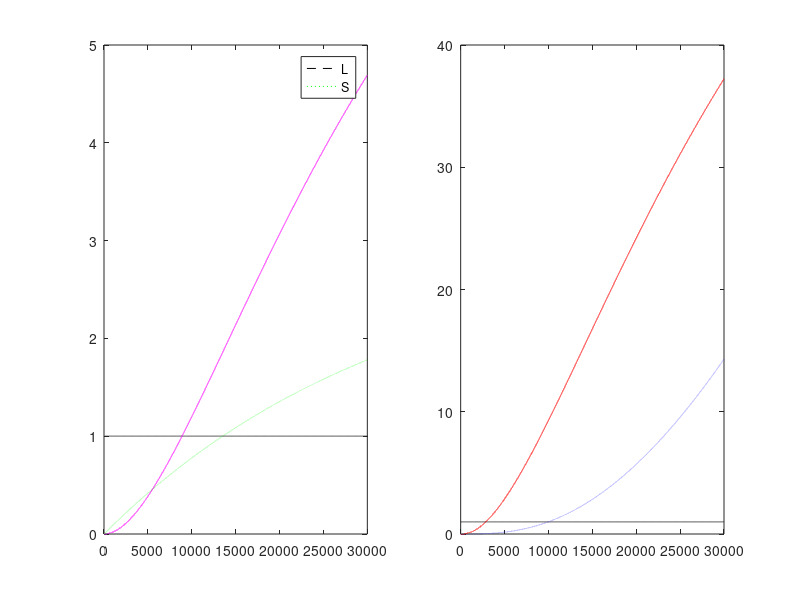

Write MATLAB code to recreate this figure.
dt=0.01;Tmax=30000;
L=zeros(1,Tmax);L(1)=1;%LT-HSC
S=zeros(1,Tmax);S(1)=0;%ST-HSC
M=zeros(1,Tmax);M(1)=0;%MPP
Cl=zeros(1,Tmax);Cl(1)=0;%Lymphoid
Cm=zeros(1,Tmax);Cm(1)=0;%Myeloid
p1=0.009;p2=0.042;p3=4;
d1=0.009;d2=0.045;d3=0.022;d4=3.992;d5=0.00;d6=0.5;
for T=1:Tmax-1
    L(T+1)=L(T)+dt*(p1-d1)*L(T);
    S(T+1)=S(T)+dt*(d1*L(T)+(p2-d2)*S(T));
    M(T+1)=M(T)+dt*(d2*S(T)+(p3-d3-d4)*M(T));
    Cl(T+1)=Cl(T)+dt*(d3*M(T)-d5*Cl(T));
    Cm(T+1)=Cm(T)+dt*(d4*M(T)-d6*Cm(T));
end
X=1:Tmax;figure('Position',[0 300 1000 400]);
subplot(1,2,1);plot(X,L,'k--',X,S,'g:',X,M,'m');legend('L','S');
subplot(1,2,2);plot(X,L,'k--',X,Cl,'b:',X,Cm,'r');%legend('L','Cl','Cm');
